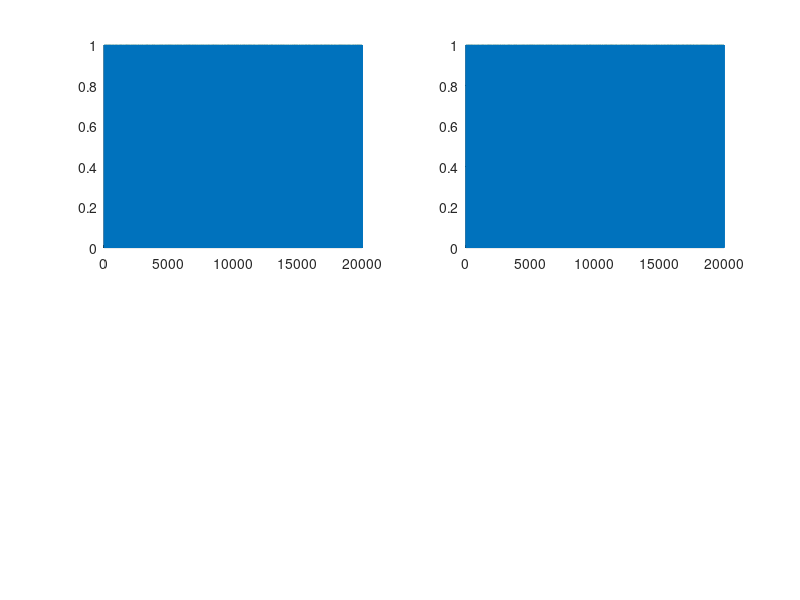

Source code (MATLAB):
T = 2e4; 
y_v = zeros(T,1);
b_v = zeros(T,1); 

mu_y = 0.1; 
eta_ip = 1e-3; 
inp_mu = 1; 
inp_sigma = 1; 

a = 1e-10; 
delta_fun = @(x) exp(-(x/a).^2) / (abs(a)*sqrt(pi));
d_delta = @(x) delta_fun(x) * (-2*x) / (pi * a^4); 

b = 0; 

inp_fun = @(T) inp_sigma * (randn(T, 1) + inp_mu); 

x_v = inp_fun(T); 

for t = 1:T
    x = x_v(t); 
    y = x + b >= 0; 
    
    delta_xb = delta_fun(x + b); 
    d_delta_xb = d_delta(x + b); 
    db = eta_ip * (d_delta_xb / max(delta_xb,a) - delta_xb/mu_y);
    b = b + db; 
    
    y_v(t) = y;
    b_v(t) = b;
end

figure; 
subplot(221); hold on; 
plot(y_v); 

subplot(222); hold on; 
plot(y_v);
% 
% subplot(223); hold on; 
% y_eval = y_v(T/2:T); 
% histogram(y_eval,100);
% % title(sprintf('$\\mu = %g, E(y) = %.4f$', mu_y, mean(y_eval))); 






